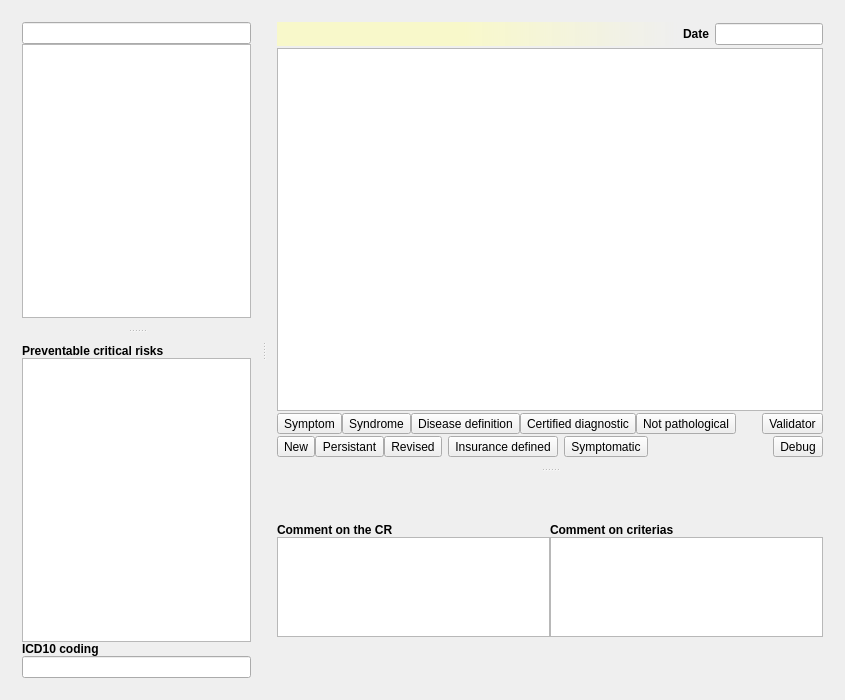
<?xml version="1.0" encoding="UTF-8"?>
<ui version="4.0">
 <author>Eric MAEKER</author>
 <class>eDRC::Internal::CrEditorWidget</class>
 <widget class="QWidget" name="eDRC::Internal::CrEditorWidget">
  <property name="geometry">
   <rect>
    <x>0</x>
    <y>0</y>
    <width>845</width>
    <height>700</height>
   </rect>
  </property>
  <property name="palette">
   <palette>
    <active>
     <colorrole role="Highlight">
      <brush brushstyle="SolidPattern">
       <color alpha="255">
        <red>239</red>
        <green>239</green>
        <blue>248</blue>
       </color>
      </brush>
     </colorrole>
    </active>
    <inactive>
     <colorrole role="Highlight">
      <brush brushstyle="SolidPattern">
       <color alpha="255">
        <red>239</red>
        <green>239</green>
        <blue>248</blue>
       </color>
      </brush>
     </colorrole>
    </inactive>
    <disabled>
     <colorrole role="Highlight">
      <brush brushstyle="SolidPattern">
       <color alpha="255">
        <red>204</red>
        <green>204</green>
        <blue>204</blue>
       </color>
      </brush>
     </colorrole>
    </disabled>
   </palette>
  </property>
  <layout class="QGridLayout" name="gridLayout">
   <item row="0" column="0" colspan="2">
    <widget class="QSplitter" name="centralSplitter">
     <property name="orientation">
      <enum>Qt::Horizontal</enum>
     </property>
     <widget class="QSplitter" name="searchSplitter">
      <property name="orientation">
       <enum>Qt::Vertical</enum>
      </property>
      <widget class="QWidget" name="layoutWidget1">
       <layout class="QVBoxLayout" name="verticalLayout">
        <property name="spacing">
         <number>0</number>
        </property>
        <item>
         <widget class="Utils::QButtonLineEdit" name="searchLine">
          <property name="sizePolicy">
           <sizepolicy hsizetype="Expanding" vsizetype="Preferred">
            <horstretch>0</horstretch>
            <verstretch>0</verstretch>
           </sizepolicy>
          </property>
          <property name="maximumSize">
           <size>
            <width>16777215</width>
            <height>16777215</height>
           </size>
          </property>
          <property name="toolTip">
           <string>Utilsez cette ligne pour effectuer votre recherche parmis les résultats de consultation disponibles.
Les résultats de la recherche s'affichent dans la liste juste en dessous.</string>
          </property>
          <property name="whatsThis">
           <string>&lt;p&gt;Utilsez cette ligne pour effectuer votre recherche parmis les résultats de consultation disponibles&lt;/p&gt;</string>
          </property>
          <property name="cursorPosition">
           <number>0</number>
          </property>
         </widget>
        </item>
        <item>
         <widget class="QTreeView" name="treeViewRC">
          <property name="maximumSize">
           <size>
            <width>16777215</width>
            <height>16777215</height>
           </size>
          </property>
          <property name="editTriggers">
           <set>QAbstractItemView::NoEditTriggers</set>
          </property>
          <property name="alternatingRowColors">
           <bool>true</bool>
          </property>
          <property name="verticalScrollMode">
           <enum>QAbstractItemView::ScrollPerPixel</enum>
          </property>
          <property name="uniformRowHeights">
           <bool>true</bool>
          </property>
         </widget>
        </item>
       </layout>
      </widget>
      <widget class="QWidget" name="layoutWidget2">
       <layout class="QVBoxLayout" name="verticalLayout_3">
        <property name="spacing">
         <number>0</number>
        </property>
        <item>
         <widget class="QLabel" name="textLabel7">
          <property name="sizePolicy">
           <sizepolicy hsizetype="Preferred" vsizetype="Fixed">
            <horstretch>0</horstretch>
            <verstretch>0</verstretch>
           </sizepolicy>
          </property>
          <property name="font">
           <font>
            <weight>75</weight>
            <bold>true</bold>
           </font>
          </property>
          <property name="text">
           <string>Preventable critical risks</string>
          </property>
          <property name="wordWrap">
           <bool>false</bool>
          </property>
         </widget>
        </item>
        <item>
         <widget class="QListView" name="pcrView">
          <property name="maximumSize">
           <size>
            <width>16777215</width>
            <height>16777215</height>
           </size>
          </property>
          <property name="baseSize">
           <size>
            <width>0</width>
            <height>100</height>
           </size>
          </property>
          <property name="toolTip">
           <string/>
          </property>
          <property name="whatsThis">
           <string>Les risques critiques évitables sont détaillés dans cette liste.</string>
          </property>
          <property name="editTriggers">
           <set>QAbstractItemView::NoEditTriggers</set>
          </property>
         </widget>
        </item>
        <item>
         <widget class="QLabel" name="label_8">
          <property name="font">
           <font>
            <weight>75</weight>
            <bold>true</bold>
           </font>
          </property>
          <property name="text">
           <string>ICD10 coding</string>
          </property>
         </widget>
        </item>
        <item>
         <widget class="QLineEdit" name="CIM10">
          <property name="readOnly">
           <bool>true</bool>
          </property>
         </widget>
        </item>
        <item>
         <layout class="QHBoxLayout" name="horizontalLayout_8">
          <property name="spacing">
           <number>0</number>
          </property>
         </layout>
        </item>
       </layout>
      </widget>
     </widget>
     <widget class="QSplitter" name="commentSplitter">
      <property name="orientation">
       <enum>Qt::Vertical</enum>
      </property>
      <widget class="QWidget" name="layoutWidget3">
       <layout class="QVBoxLayout" name="verticalLayout_2">
        <property name="spacing">
         <number>2</number>
        </property>
        <item>
         <layout class="QHBoxLayout" name="horizontalLayout_3">
          <item>
           <widget class="QLabel" name="crTitle">
            <property name="sizePolicy">
             <sizepolicy hsizetype="Expanding" vsizetype="Preferred">
              <horstretch>0</horstretch>
              <verstretch>0</verstretch>
             </sizepolicy>
            </property>
            <property name="styleSheet">
             <string notr="true">text-indent:5px;padding:5px;font-weight:bold;background:qlineargradient(spread:pad, x1:0, y1:0, x2:1, y2:0, stop:0.464 rgba(255, 255, 176, 149), stop:1 rgba(255, 255, 255, 0))</string>
            </property>
            <property name="scaledContents">
             <bool>true</bool>
            </property>
            <property name="wordWrap">
             <bool>true</bool>
            </property>
           </widget>
          </item>
          <item>
           <widget class="QLabel" name="label">
            <property name="font">
             <font>
              <weight>75</weight>
              <bold>true</bold>
             </font>
            </property>
            <property name="text">
             <string>Date</string>
            </property>
           </widget>
          </item>
          <item>
           <widget class="Utils::ModernDateEditor" name="dateExam">
            <property name="sizePolicy">
             <sizepolicy hsizetype="Preferred" vsizetype="Fixed">
              <horstretch>0</horstretch>
              <verstretch>0</verstretch>
             </sizepolicy>
            </property>
            <property name="minimumSize">
             <size>
              <width>100</width>
              <height>0</height>
             </size>
            </property>
            <property name="maximumSize">
             <size>
              <width>300</width>
              <height>16777215</height>
             </size>
            </property>
           </widget>
          </item>
         </layout>
        </item>
        <item>
         <widget class="QListView" name="listViewItems">
          <property name="editTriggers">
           <set>QAbstractItemView::NoEditTriggers</set>
          </property>
          <property name="selectionMode">
           <enum>QAbstractItemView::NoSelection</enum>
          </property>
          <property name="selectionBehavior">
           <enum>QAbstractItemView::SelectRows</enum>
          </property>
          <property name="verticalScrollMode">
           <enum>QAbstractItemView::ScrollPerPixel</enum>
          </property>
          <property name="horizontalScrollMode">
           <enum>QAbstractItemView::ScrollPerPixel</enum>
          </property>
          <property name="uniformItemSizes">
           <bool>true</bool>
          </property>
         </widget>
        </item>
        <item>
         <layout class="QHBoxLayout" name="horizontalLayout_6">
          <item>
           <layout class="QHBoxLayout" name="horizontalLayout_4">
            <property name="spacing">
             <number>0</number>
            </property>
            <item>
             <widget class="QToolButton" name="buttonA">
              <property name="text">
               <string>Symptom</string>
              </property>
              <property name="checkable">
               <bool>true</bool>
              </property>
             </widget>
            </item>
            <item>
             <widget class="QToolButton" name="buttonB">
              <property name="text">
               <string>Syndrome</string>
              </property>
              <property name="checkable">
               <bool>true</bool>
              </property>
             </widget>
            </item>
            <item>
             <widget class="QToolButton" name="buttonC">
              <property name="text">
               <string>Disease definition</string>
              </property>
              <property name="checkable">
               <bool>true</bool>
              </property>
             </widget>
            </item>
            <item>
             <widget class="QToolButton" name="buttonD">
              <property name="text">
               <string>Certified diagnostic</string>
              </property>
              <property name="checkable">
               <bool>true</bool>
              </property>
             </widget>
            </item>
            <item>
             <widget class="QToolButton" name="buttonZ">
              <property name="text">
               <string>Not pathological</string>
              </property>
              <property name="checkable">
               <bool>true</bool>
              </property>
             </widget>
            </item>
           </layout>
          </item>
          <item>
           <spacer name="horizontalSpacer_2">
            <property name="orientation">
             <enum>Qt::Horizontal</enum>
            </property>
            <property name="sizeHint" stdset="0">
             <size>
              <width>40</width>
              <height>20</height>
             </size>
            </property>
           </spacer>
          </item>
          <item>
           <layout class="QHBoxLayout" name="horizontalLayout">
            <property name="spacing">
             <number>0</number>
            </property>
            <item>
             <widget class="QLabel" name="codingResultIcon">
              <property name="sizePolicy">
               <sizepolicy hsizetype="Fixed" vsizetype="Fixed">
                <horstretch>0</horstretch>
                <verstretch>0</verstretch>
               </sizepolicy>
              </property>
              <property name="minimumSize">
               <size>
                <width>20</width>
                <height>20</height>
               </size>
              </property>
              <property name="maximumSize">
               <size>
                <width>20</width>
                <height>20</height>
               </size>
              </property>
             </widget>
            </item>
            <item>
             <widget class="QToolButton" name="validator">
              <property name="toolTip">
               <string>Click to toggle the criteria coding validator</string>
              </property>
              <property name="text">
               <string>Validator</string>
              </property>
              <property name="checkable">
               <bool>true</bool>
              </property>
             </widget>
            </item>
           </layout>
          </item>
         </layout>
        </item>
        <item>
         <layout class="QHBoxLayout" name="horizontalLayout_7">
          <item>
           <layout class="QHBoxLayout" name="horizontalLayout_2">
            <property name="spacing">
             <number>0</number>
            </property>
            <item>
             <widget class="QToolButton" name="buttonN">
              <property name="text">
               <string>New</string>
              </property>
              <property name="checkable">
               <bool>true</bool>
              </property>
             </widget>
            </item>
            <item>
             <widget class="QToolButton" name="buttonP">
              <property name="text">
               <string>Persistant</string>
              </property>
              <property name="checkable">
               <bool>true</bool>
              </property>
             </widget>
            </item>
            <item>
             <widget class="QToolButton" name="buttonR">
              <property name="text">
               <string>Revised</string>
              </property>
              <property name="checkable">
               <bool>true</bool>
              </property>
             </widget>
            </item>
           </layout>
          </item>
          <item>
           <widget class="QToolButton" name="buttonALD">
            <property name="text">
             <string>Insurance defined</string>
            </property>
            <property name="checkable">
             <bool>true</bool>
            </property>
           </widget>
          </item>
          <item>
           <widget class="QToolButton" name="buttonSympto">
            <property name="text">
             <string>Symptomatic</string>
            </property>
            <property name="checkable">
             <bool>true</bool>
            </property>
           </widget>
          </item>
          <item>
           <spacer name="horizontalSpacer">
            <property name="orientation">
             <enum>Qt::Horizontal</enum>
            </property>
            <property name="sizeHint" stdset="0">
             <size>
              <width>40</width>
              <height>20</height>
             </size>
            </property>
           </spacer>
          </item>
          <item>
           <widget class="QToolButton" name="debugButton">
            <property name="text">
             <string>Debug</string>
            </property>
           </widget>
          </item>
         </layout>
        </item>
       </layout>
      </widget>
      <widget class="QWidget" name="layoutWidget4">
       <layout class="QVBoxLayout" name="verticalLayout_4">
        <property name="spacing">
         <number>0</number>
        </property>
        <item>
         <layout class="QGridLayout" name="gridLayout_2">
          <property name="spacing">
           <number>0</number>
          </property>
          <item row="0" column="0">
           <widget class="QLabel" name="commentOnCrLabel">
            <property name="sizePolicy">
             <sizepolicy hsizetype="Preferred" vsizetype="Fixed">
              <horstretch>0</horstretch>
              <verstretch>0</verstretch>
             </sizepolicy>
            </property>
            <property name="font">
             <font>
              <weight>75</weight>
              <bold>true</bold>
             </font>
            </property>
            <property name="text">
             <string>Comment on the CR</string>
            </property>
           </widget>
          </item>
          <item row="0" column="1">
           <widget class="QLabel" name="commentOnCritLabel">
            <property name="sizePolicy">
             <sizepolicy hsizetype="Preferred" vsizetype="Fixed">
              <horstretch>0</horstretch>
              <verstretch>0</verstretch>
             </sizepolicy>
            </property>
            <property name="font">
             <font>
              <weight>75</weight>
              <bold>true</bold>
             </font>
            </property>
            <property name="text">
             <string>Comment on criterias</string>
            </property>
           </widget>
          </item>
          <item row="1" column="0">
           <widget class="Editor::TextEditor" name="commentRC">
            <property name="maximumSize">
             <size>
              <width>16777215</width>
              <height>100</height>
             </size>
            </property>
            <property name="baseSize">
             <size>
              <width>0</width>
              <height>75</height>
             </size>
            </property>
           </widget>
          </item>
          <item row="1" column="1">
           <widget class="Editor::TextEditor" name="commentItem">
            <property name="maximumSize">
             <size>
              <width>16777215</width>
              <height>100</height>
             </size>
            </property>
            <property name="baseSize">
             <size>
              <width>0</width>
              <height>75</height>
             </size>
            </property>
           </widget>
          </item>
         </layout>
        </item>
       </layout>
      </widget>
     </widget>
    </widget>
   </item>
  </layout>
 </widget>
 <layoutdefault spacing="6" margin="11"/>
 <pixmapfunction>qPixmapFromMimeSource</pixmapfunction>
 <customwidgets>
  <customwidget>
   <class>Utils::ModernDateEditor</class>
   <extends>QLineEdit</extends>
   <header location="global">utils/widgets/moderndateeditor.h</header>
  </customwidget>
  <customwidget>
   <class>Utils::QButtonLineEdit</class>
   <extends>QLineEdit</extends>
   <header location="global">utils/widgets/qbuttonlineedit.h</header>
  </customwidget>
  <customwidget>
   <class>Editor::TextEditor</class>
   <extends>QTextEdit</extends>
   <header location="global">texteditorplugin/texteditor.h</header>
  </customwidget>
 </customwidgets>
 <tabstops>
  <tabstop>searchLine</tabstop>
  <tabstop>treeViewRC</tabstop>
  <tabstop>listViewItems</tabstop>
 </tabstops>
 <resources/>
 <connections/>
</ui>
